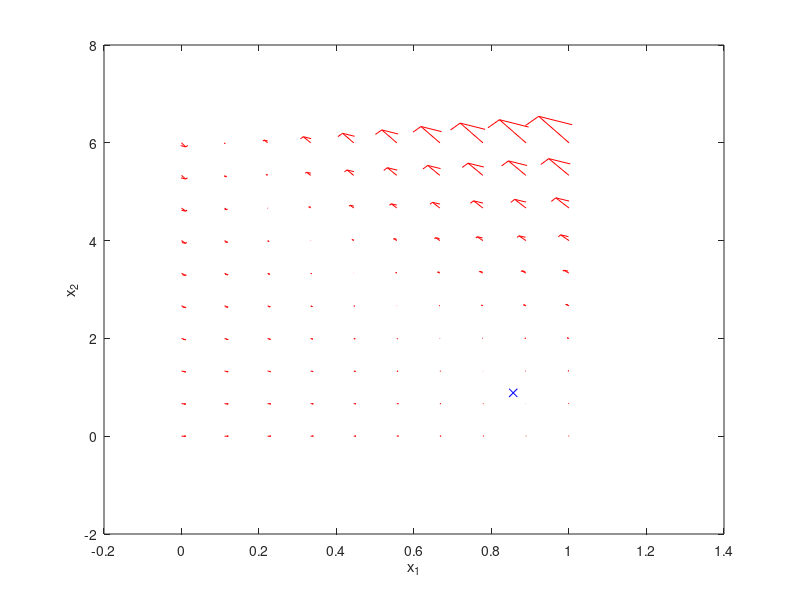

Here is the MATLAB script that generated this plot:
% Du reactor phase portrait
clear all
close all
clc

%% Specify the reactor dynamics
phi = 0.072;
q = 1.0;
beta = 8.0;
delta = 0.3;
lambda = 20.0;
x1f = 1.0;
x2f = 0.0;
u = 0.0; % controller input!
k = @(x) exp(x/(1+x/lambda)); 

f = @(t, x) [-phi*x(1)*k(x(2))+q*(x1f-x(1)); 
             beta*phi*x(1)*k(x(2))-(q+delta)*x(2)+delta*u+q*x2f]; % For ODE solving
F = @(x) [-phi*x(1)*k(x(2))+q*(x1f-x(1)); 
          beta*phi*x(1)*k(x(2))-(q+delta)*x(2)+delta*u+q*x2f]; % For SS solving

%% Solve for the steady states
ss1 = [0.85; 0.88];
ss2 = [0.55; 2.75];
ss3 = [0.23; 4.71];
[xss1, fval] = fsolve(F,ss1);
[xss2, fval] = fsolve(F,ss2);
[xss3, fval] = fsolve(F,ss3);

%% Create a phase portrait
x1 = linspace(0.0, 1, 10);
x2 = linspace(0.0, 6, 10); 
% [tout, xs] = ode45(f, [0 100], [0.24; 4.8]);

[x1s, x2s] = meshgrid(x1, x2);
u = zeros(size(x1s));
v = zeros(size(x2s));

t=0.0;
for i=1:numel(x1s)
   xprime = f(t, [x1s(i); x2s(i)]);
   u(i) = xprime(1);
   v(i) = xprime(2);
end

%% Plotting
figure(1)
quiver(x1s, x2s, u, v,'r')
% plot(xs(:,1), xs(:,2), 'r')
hold on
plot(xss1(1), xss1(2), 'bx');
% plot(xss2(1), xss2(2), 'bx');
% plot(xss3(1), xss3(2), 'bx');
hold off
xlabel('x_1')
ylabel('x_2')
% axis tight equal;